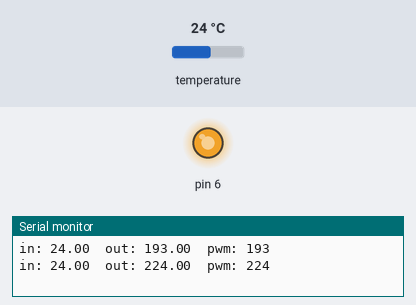
The sketch below on a simulated Arduino Uno, built with avr-gcc and run on an emulated ATmega328P. On the bench: output pins drawn as LEDs (lit = HIGH), the last lines printed to the serial monitor. The inputs (shaded band) are chosen by the test bench; at power-on: temperature 24 °C.

Above: at 4.3 s.
4.4 s: temperature set to 28 °C
At 6.7 s:
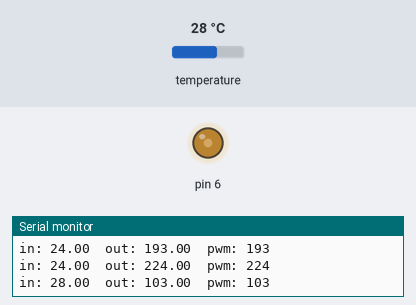
10.2 s: temperature set to 12 °C
12.8 s: temperature set to 32 °C
At 14.4 s:
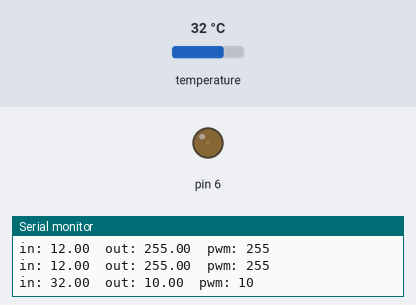
18.6 s: temperature set to 19 °C
Timing chart, 0 to 21.6 s (numbered marks = the images above; inputs shaded):
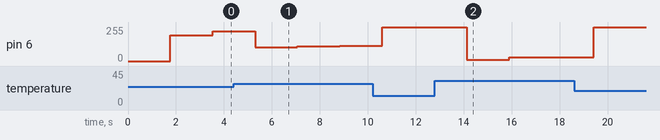

The sketch:

controllo-pid.ino
```cpp
#include <PID_v1.h>

#include <OneWire.h>
#include <DallasTemperature.h>

double setpoint, input, output;
double Kp=30, Ki=1, Kd=1;
unsigned long pidtime = 1000;

PID myPID(&input, &output, &setpoint, Kp, Ki, Kd, DIRECT);

OneWire oneWire(8);
DallasTemperature temp(&oneWire);

unsigned long t1;

void setup() {
  pinMode(6, OUTPUT);
  temp.begin();
  Serial.begin( 9600 );

  myPID.SetSampleTime(pidtime);
  myPID.SetOutputLimits(0, 255);
  myPID.SetMode(AUTOMATIC);
}

void loop() {

  if ((millis() - t1) > pidtime) {
    temp.requestTemperatures();
    input = temp.getTempCByIndex(0);

    //QUI Aggiungo il PID
    //1. imposto il suo setpoint
    setpoint = 31.0;
    //2. calcolo i suoi valori di output assegnando la temp misurata
    myPID.Compute();
    //3. applico il controllo
    int pwm = constrain((int)output, 0, 255);
    analogWrite(6, pwm);

    Serial.print("in: ");
    Serial.print(input);
    Serial.print("\tout: ");
    Serial.print(output);
    Serial.print("\tpwm: ");
    Serial.println(pwm);

    t1 = millis();
  }
}
```

Measured:
- after the input at 12.8 s, pin 6: 255/255 → 10/255 after 1.3 s, → 29/255 1.8 s later, → 28/255 1.8 s later
